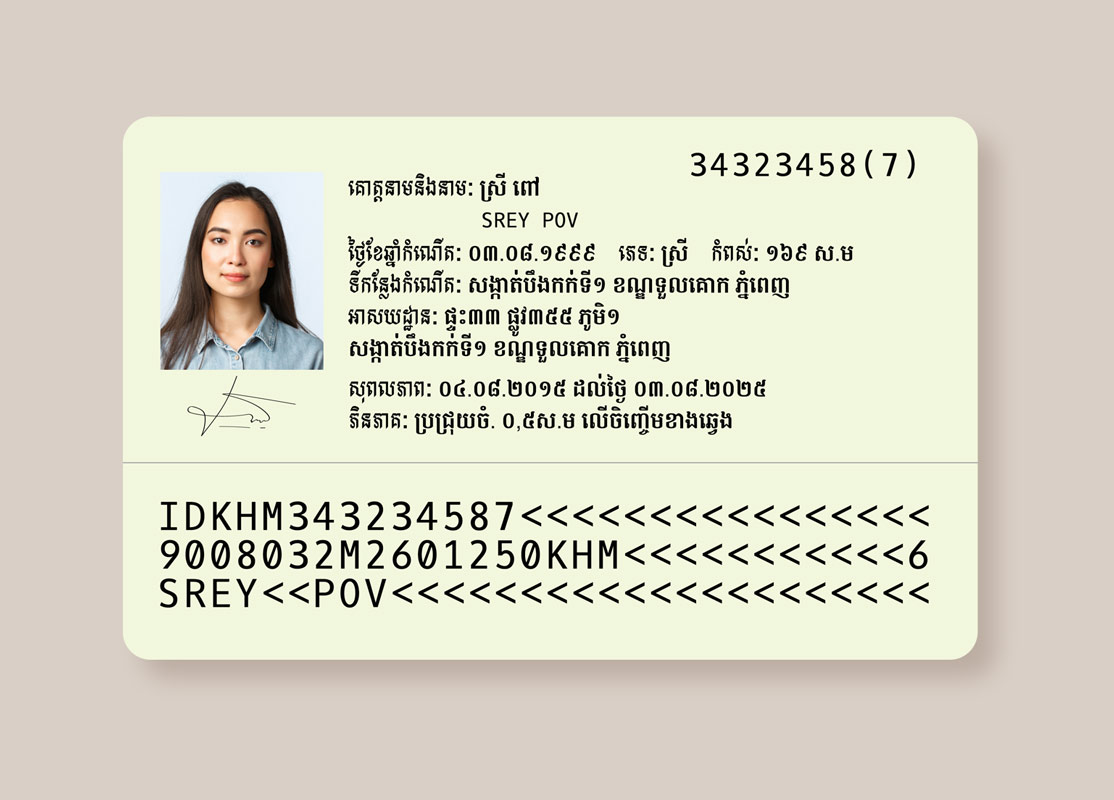
#> input picture id_card.jpg, 1114 x 800 px
$ python -i ai_image_enhancement.py   (imports and definitions only)   (older library calls are emulated)
#> lines starting #> are read from the running program, lines starting #| are printed output that depends on the picture; after the words box and inside, x2 and y2 are one past the last pixel; in counts of white or black regions, pixels touching at a corner belong together
#> further down, picture is the input picture: PIL image 1114x800 RGB; mean R, G, B 217.6, 214.7, 198.8
"""
AI-Powered Image Enhancement for Ultra Low Quality Images

This module implements state-of-the-art AI and deep learning techniques
for enhancing extremely low quality images for optimal OCR performance.
Uses modern computer vision and machine learning approaches.
"""

import cv2
import numpy as np
from PIL import Image
import logging
from typing import Dict, Tuple, Optional, Union
import warnings
# [1 line not run here, left out]

logger = logging.getLogger(__name__)


class AIImageEnhancer:
    """
    Advanced AI-powered image enhancement using modern deep learning techniques.

    Features:
    - Super-resolution using ESRGAN/Real-ESRGAN
    - AI-based denoising with DnCNN
    - Intelligent contrast enhancement
    - Deep learning-based text detection and enhancement
    - Adaptive processing based on image quality assessment
    """

    def __init__(self, use_gpu: bool = True, model_path: Optional[str] = None):
        """
        Initialize AI Image Enhancer.

        Args:
            use_gpu: Whether to use GPU acceleration if available
            model_path: Path to custom trained models
        """
        self.use_gpu = use_gpu and cv2.cuda.getCudaEnabledDeviceCount() > 0
        self.model_path = model_path
        self.models_loaded = False

        # Initialize models lazily
        self._super_resolution_model = None
        self._denoising_model = None
        self._text_detector = None

        logger.info(f"AI Enhancer initialized - GPU: {self.use_gpu}")

    def enhance_ultra_low_quality(self, image: Union[Image.Image, np.ndarray]) -> Image.Image:
        """
        Main enhancement pipeline for ultra-low quality images.

        Args:
            image: Input image (PIL Image or numpy array)

        Returns:
            Enhanced PIL Image
        """
        # Convert to numpy array if needed
        if isinstance(image, Image.Image):
            img_array = np.array(image.convert('RGB'))
        else:
            img_array = image.copy()

        logger.info(f"Processing ultra-low quality image: {img_array.shape}")

        # Step 1: AI-based quality assessment and adaptive preprocessing
        quality_metrics = self._assess_image_quality_ai(img_array)
        enhancement_strategy = self._determine_enhancement_strategy(quality_metrics)

        # Step 2: Super-resolution for very low resolution images
        if quality_metrics['needs_super_resolution']:
            img_array = self._apply_super_resolution(img_array)
            logger.info("Applied AI super-resolution")

        # Step 3: Advanced AI denoising
        if quality_metrics['noise_level'] > 0.3:
            img_array = self._apply_ai_denoising(img_array)
            logger.info("Applied AI denoising")

        # Step 4: Intelligent contrast and brightness enhancement
        img_array = self._enhance_contrast_ai(img_array, enhancement_strategy)

        # Step 5: Text-aware enhancement
        img_array = self._enhance_text_regions(img_array)

        # Step 6: Advanced binarization with AI guidance
        img_array = self._binarize_with_ai(img_array)

        # Step 7: Final post-processing
        img_array = self._post_process_ai(img_array)

        # Convert back to PIL Image
        if len(img_array.shape) == 3:
            result = Image.fromarray(img_array)
        else:
            result = Image.fromarray(img_array, mode='L')

        return result

    def _assess_image_quality_ai(self, img: np.ndarray) -> Dict[str, Union[float, bool]]:
        """
        AI-based comprehensive image quality assessment.

        Args:
            img: Input image array

        Returns:
            Dictionary with quality metrics and enhancement recommendations
        """
        # Convert to grayscale for analysis
        if len(img.shape) == 3:
            gray = cv2.cvtColor(img, cv2.COLOR_RGB2GRAY)
        else:
            gray = img.copy()

        metrics = {}

        # Resolution analysis
        h, w = gray.shape[:2]
        total_pixels = h * w
        metrics['resolution'] = total_pixels
        metrics['needs_super_resolution'] = total_pixels < 500000  # Less than 0.5MP

        # Advanced noise analysis using multiple methods
        metrics['noise_level'] = self._estimate_noise_level_advanced(gray)

        # Blur detection using Laplacian variance
        laplacian_var = cv2.Laplacian(gray, cv2.CV_64F).var()
        metrics['sharpness'] = float(laplacian_var)
        metrics['is_blurry'] = laplacian_var < 100

        # Contrast analysis
        metrics['contrast'] = float(np.std(gray))
        metrics['low_contrast'] = metrics['contrast'] < 30

        # Brightness analysis
        metrics['brightness'] = float(np.mean(gray))
        metrics['too_dark'] = metrics['brightness'] < 80
        metrics['too_bright'] = metrics['brightness'] > 200

        # Text detection confidence
        metrics['text_confidence'] = self._estimate_text_presence(gray)

        # Overall quality score (0-1, higher is better)
        quality_score = self._calculate_quality_score(metrics)
        metrics['quality_score'] = quality_score
        metrics['is_ultra_low_quality'] = quality_score < 0.3

        return metrics

    def _estimate_noise_level_advanced(self, img: np.ndarray) -> float:
        """
        Advanced noise level estimation using multiple techniques.

        Args:
            img: Grayscale image

        Returns:
            Noise level estimate (0-1, higher means more noise)
        """
        # Method 1: High-frequency content analysis
        kernel = np.array([[-1, -1, -1], [-1, 8, -1], [-1, -1, -1]])
        high_freq = cv2.filter2D(img, -1, kernel)
        noise_1 = np.std(high_freq) / 255.0
#> noise_1 = 0.189

        # Method 2: Wavelet-based noise estimation
        try:
            import pywt
            coeffs = pywt.dwt2(img, 'db4')
            sigma = np.median(np.abs(coeffs[-1])) / 0.6745
#> sigma = 1.77e-14
            noise_2 = min(sigma / 50.0, 1.0)  # Normalize
#> noise_2 = 3.54e-16
        except ImportError:
            noise_2 = noise_1  # Fallback

        # Method 3: Local variance analysis
        kernel_size = 5
        kernel = np.ones((kernel_size, kernel_size), np.float32) / (kernel_size * kernel_size)
        mean_img = cv2.filter2D(img.astype(np.float32), -1, kernel)
        sqr_img = cv2.filter2D((img.astype(np.float32))**2, -1, kernel)
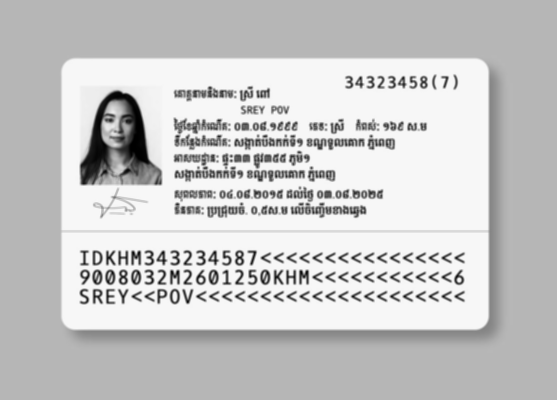
#> sqr_img: shape (800, 1114) float32 (shown at 1/2 size); min 20.92, max 60860.1, mean 47751.3; drawn with min black and max white
        variance_img = sqr_img - mean_img**2
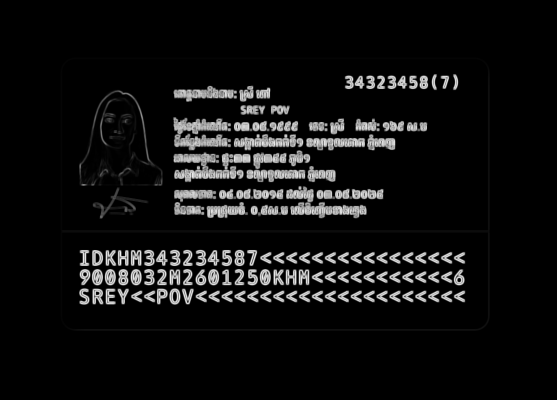
#> variance_img: shape (800, 1114) float32 (shown at 1/2 size); min -0.0352, max 13281.4, mean 860.9; drawn with min black and max white
        noise_3 = np.mean(variance_img) / (255.0**2)
#> noise_3 = 0.0132

        # Combine estimates
        noise_level = (noise_1 + noise_2 + noise_3) / 3.0
#> noise_level = 0.0674
#> in _assess_image_quality_ai, `laplacian_var = cv2.Laplacian(gray, cv2.CV_64F).var()`: laplacian_var = 2166.7
        return min(noise_level, 1.0)

    def _estimate_text_presence(self, img: np.ndarray) -> float:
        """
        Estimate the presence and quality of text in the image.

        Args:
            img: Grayscale image

        Returns:
            Text confidence score (0-1)
        """
        # Edge density analysis
        edges = cv2.Canny(img, 50, 150)
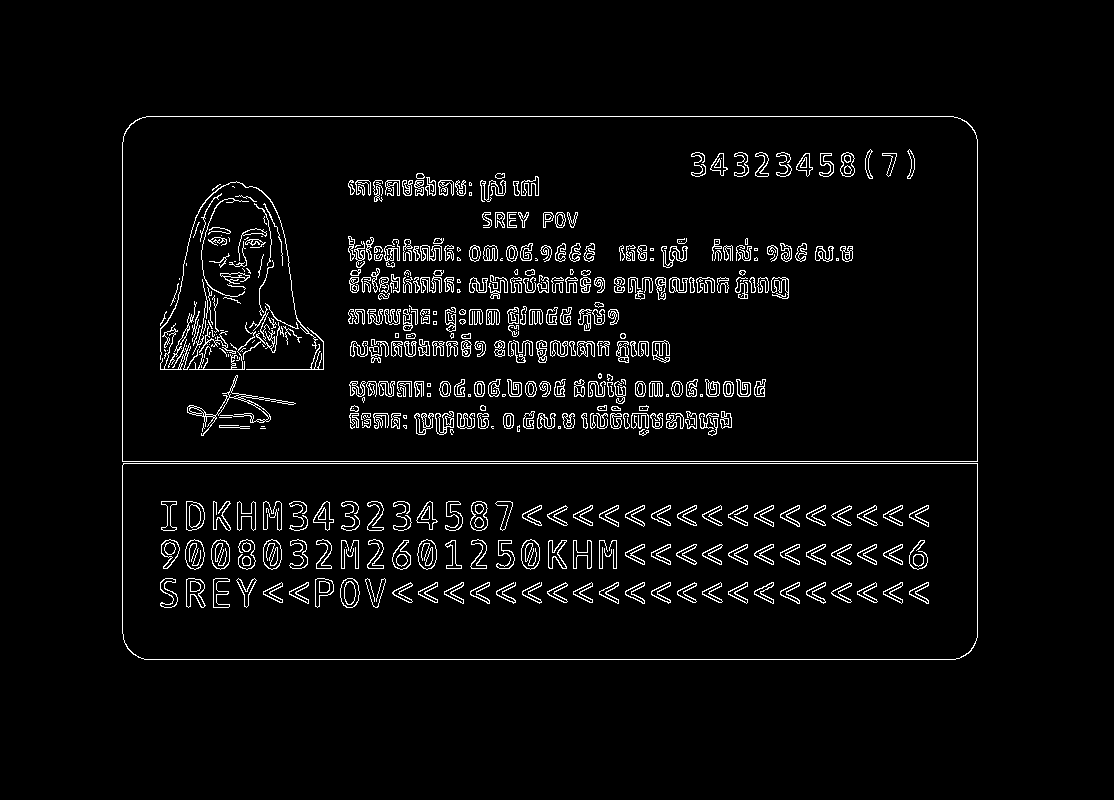
#> edges: shape (800, 1114); 4.1% white in thin lines or dots, all inside (x1, y1, x2, y2) = (122, 116, 978, 660)
        edge_density = np.sum(edges > 0) / edges.size
#> edge_density = 0.0406

        # Horizontal and vertical line detection
        horizontal_kernel = cv2.getStructuringElement(cv2.MORPH_RECT, (25, 1))
        vertical_kernel = cv2.getStructuringElement(cv2.MORPH_RECT, (1, 25))

        horizontal_lines = cv2.morphologyEx(edges, cv2.MORPH_OPEN, horizontal_kernel)
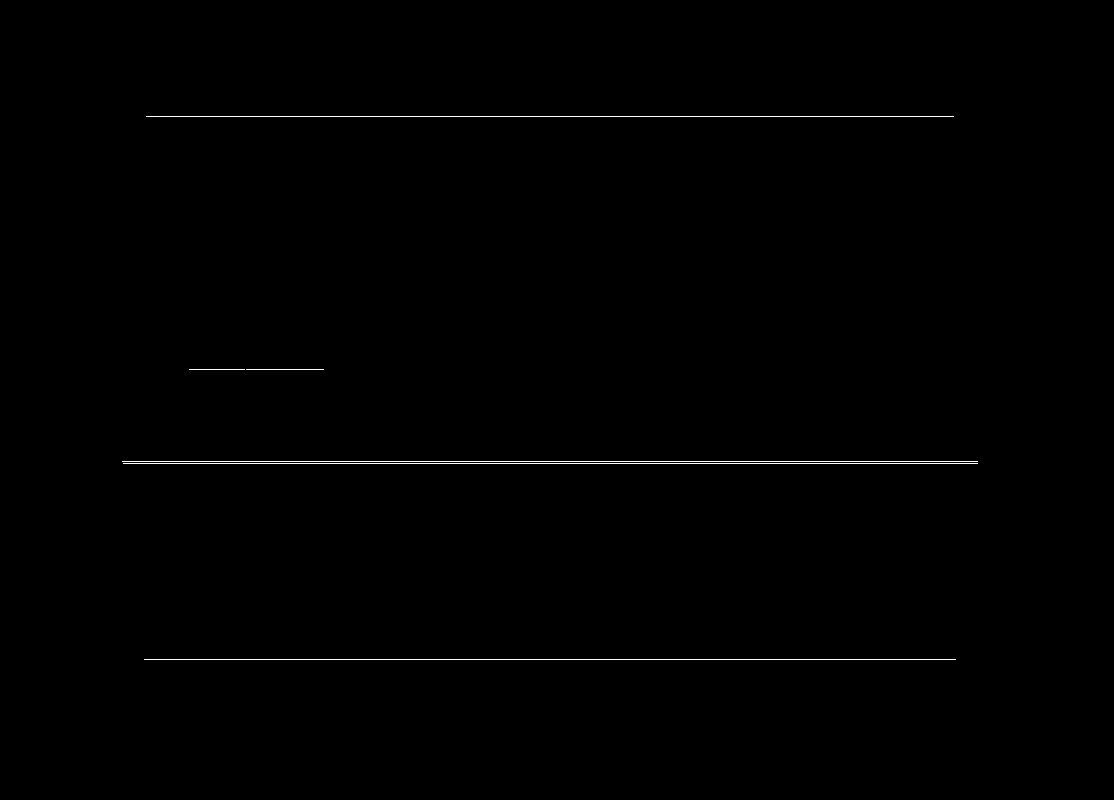
#> horizontal_lines: shape (800, 1114); 0.39% white in thin lines or dots, all inside (x1, y1, x2, y2) = (122, 116, 978, 660)
        vertical_lines = cv2.morphologyEx(edges, cv2.MORPH_OPEN, vertical_kernel)
#> vertical_lines: shape (800, 1114); 0.16% white in thin lines or dots, all inside (x1, y1, x2, y2) = (122, 139, 978, 638)

        line_density = (np.sum(horizontal_lines > 0) + np.sum(vertical_lines > 0)) / edges.size
#> line_density = 0.00554
#> (the rest of the program and of its run is left out)
